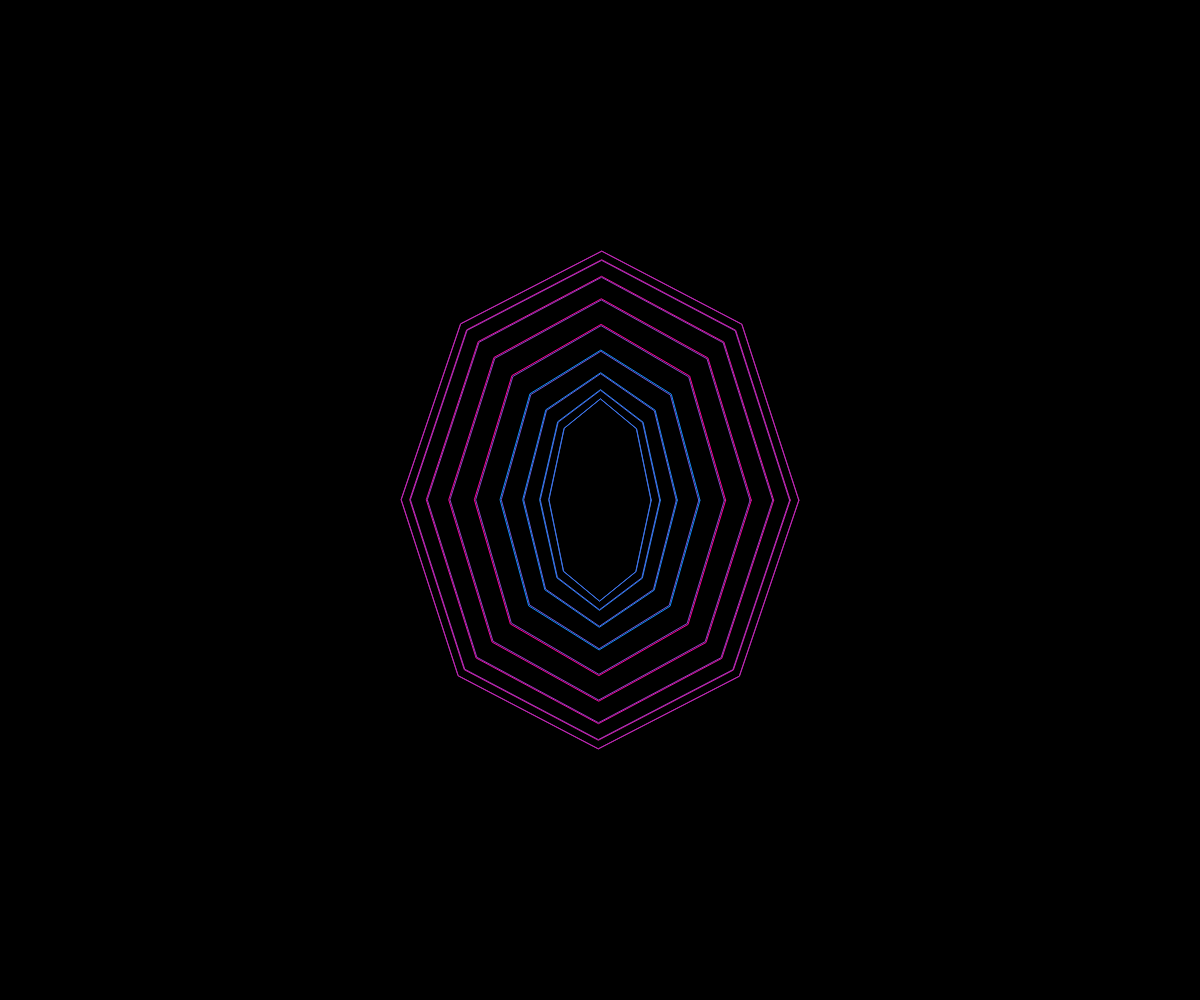
Frame 1 (no input)
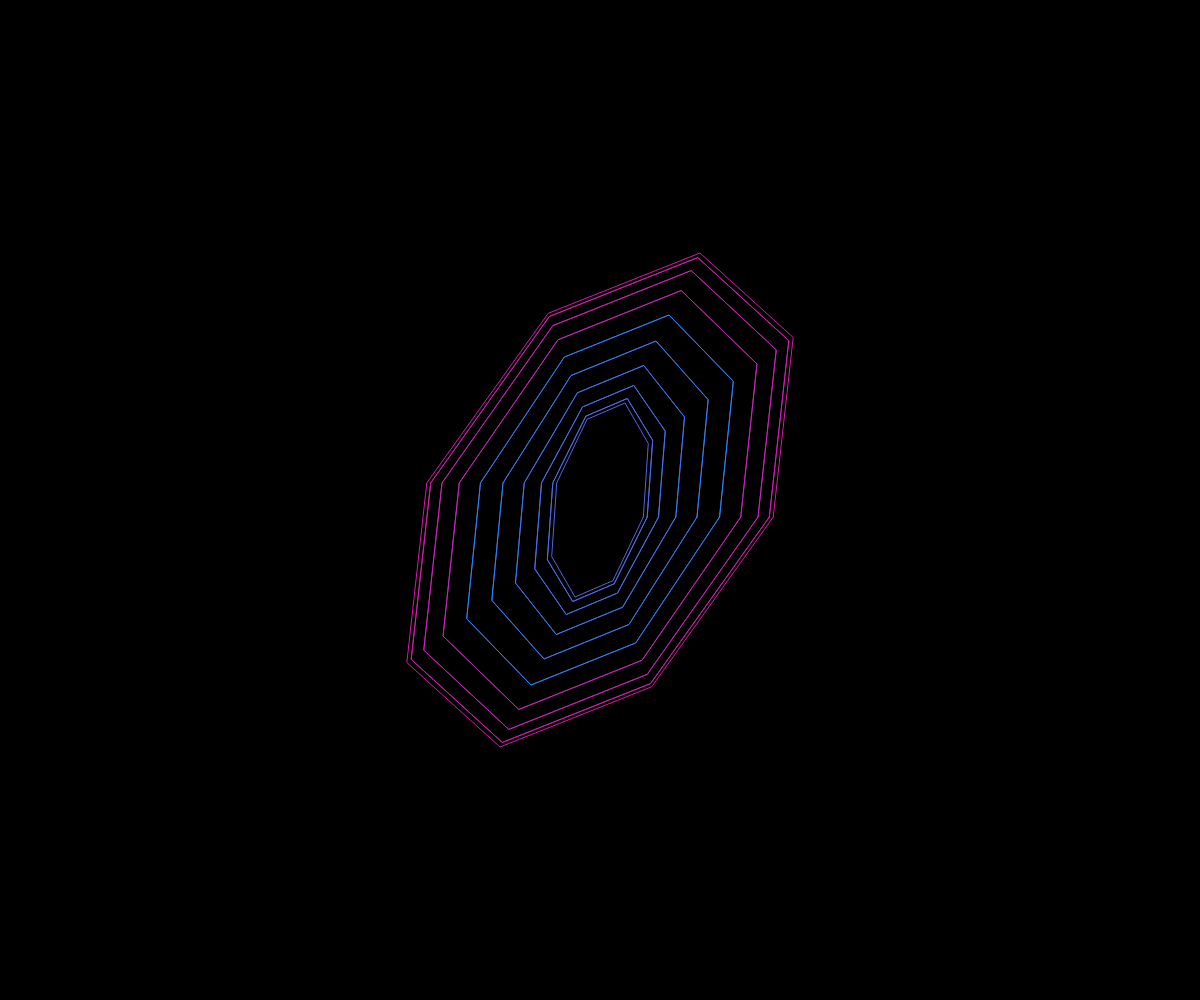
Frame 60 (no input)
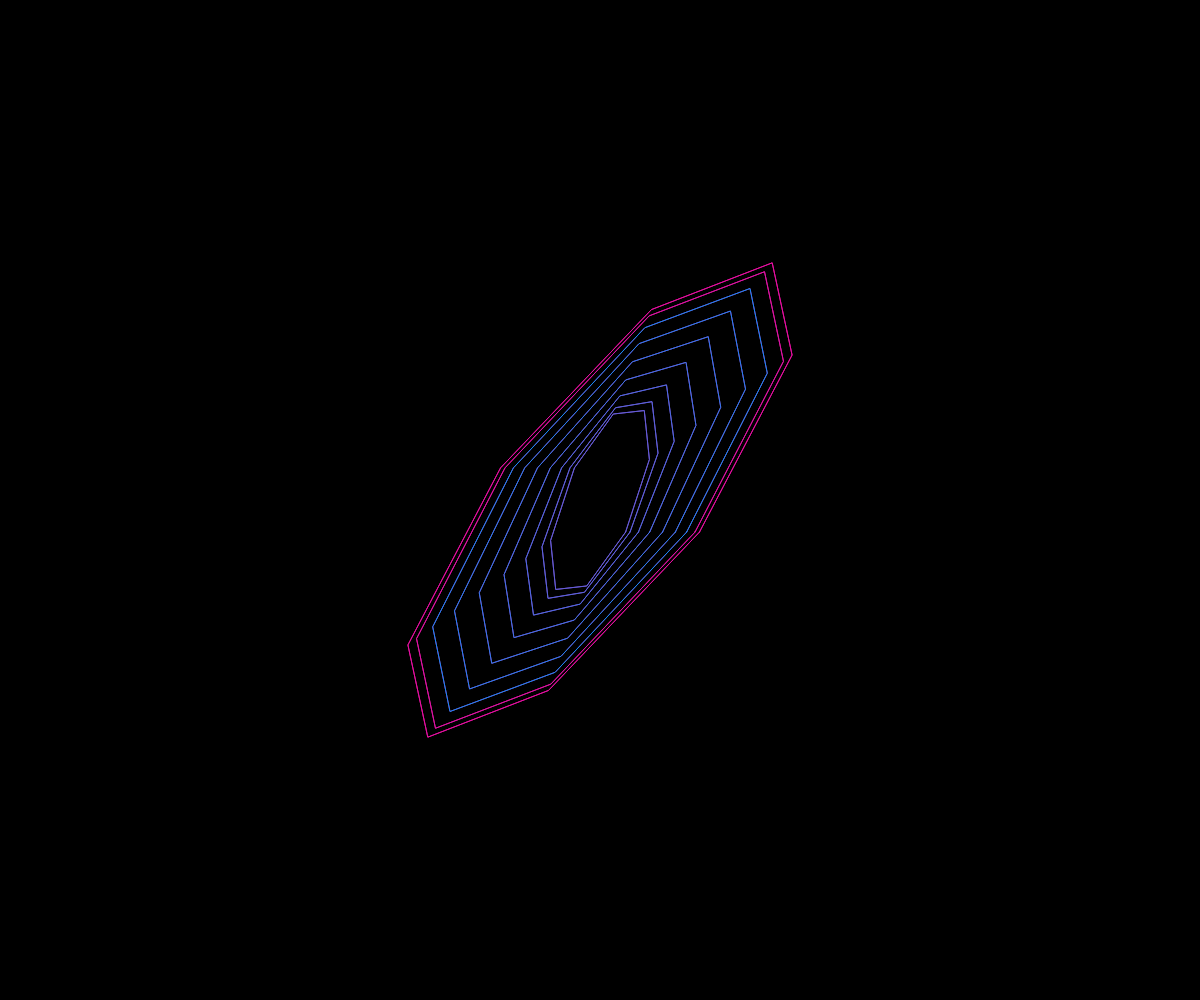
Frame 120 (the mouse pressed at the canvas centre since frame 60)

The p5.js sketch that drew these frames (run headless with seeded random() and noise() and a simulated clock; from frame 60 on, the mouse is pressed at the canvas centre):

// p5.js sketch
// ── sketch.js
function setup() {
  createCanvas(windowWidth, windowHeight);
  angleMode(DEGREES);
  noFill();
}

function draw() {
  background(0);

  translate(width / 2, height / 2);
  
  //Colores degradado
  let startColor = color(255, 0, 150);  //color inicial (rosa)
  let endColor = color(0, 150, 255);    //color final (azul)
  
  //bucle principal para las espirales y cantidad de ellas
  for (let i = 0; i < 360; i += 20) {
    
    let currentRadius = map(sin(frameCount * 0.5 + i), -1, 1, 50, 200); // Variación del radio
    let lerpAmt = map(i, 0, 360, 0, 1);  // Proporción para el degradado
    let currentColor = lerpColor(startColor, endColor, lerpAmt);  // Degradado en el ciclo
    
    stroke(currentColor);  //cambia el color de la espiral actual
    
    beginShape();
    //dibuja los vértices, rotando cada vez
    for (let angle = 0; angle < 360; angle += 45) {
      let x = currentRadius * cos(angle + frameCount / 2); //movimiento curvado estilo reloj
      let y = currentRadius * sin(angle) + sin(angle + frameCount / 3) * 50; //define el angulo de las lineas 
      vertex(x, y);  //define los vértices de la espiral
    }
    endShape(CLOSE);
  }
}
